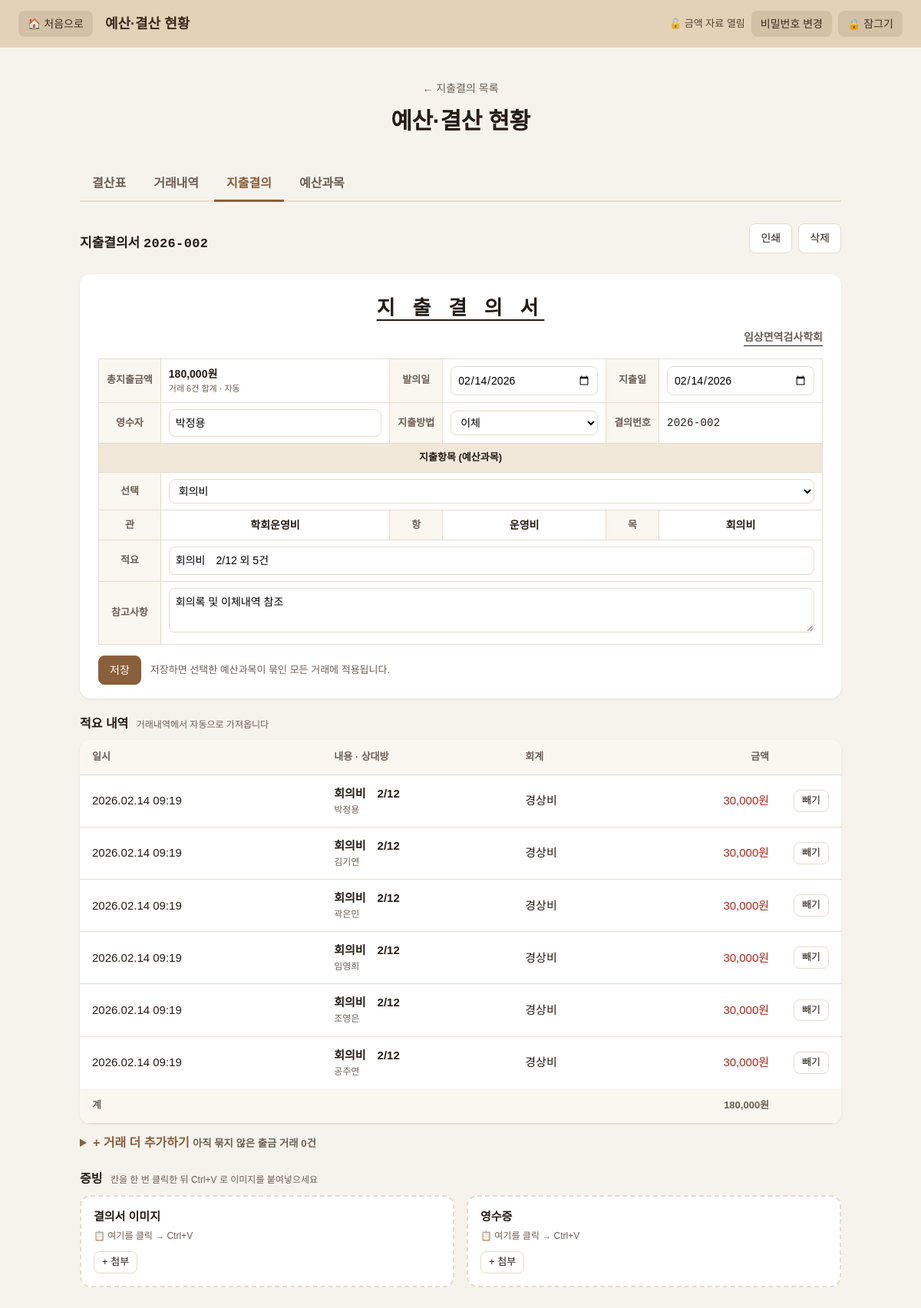
Page /audit/budget/vouchers/2 (signed in) on the committed database.
### tables this page shows
CREATE TABLE vouchers (            -- 지출결의서: 거래 여러 건을 묶는 결의서 한 장
    id          INTEGER PRIMARY KEY AUTOINCREMENT,
    voucher_no  TEXT,                            -- 결의번호 (예: 2026-003)
    title       TEXT NOT NULL,                   -- 적요
    issued_on   TEXT,                            -- 발의일 YYYY-MM-DD
    paid_on     TEXT,                            -- 지출일 YYYY-MM-DD
    receiver    TEXT,                            -- 영수자
    method      TEXT NOT NULL DEFAULT '이체',    -- 지출방법: 이체 / 카드 / 현금
    category_id INTEGER REFERENCES budget_categories(id) ON DELETE SET NULL,
    note        TEXT,                            -- 참고사항
    created_at  TEXT
);

CREATE TABLE budget_categories (  -- 예산과목: 관(1) > 항(2) > 목(3)
    id         INTEGER PRIMARY KEY AUTOINCREMENT,
    parent_id  INTEGER REFERENCES budget_categories(id),
    level      INTEGER NOT NULL,                 -- 1 관 / 2 항 / 3 목
    kind       TEXT NOT NULL,                    -- 수입 / 지출
    name       TEXT NOT NULL,
    sort_order INTEGER NOT NULL DEFAULT 0
);

CREATE TABLE bank_transactions (   -- 은행 엑셀에서 가져온 거래
    id              INTEGER PRIMARY KEY AUTOINCREMENT,
    account_id      INTEGER NOT NULL,            -- 거래가 일어난 통장
    occurred_at     TEXT NOT NULL,               -- YYYY-MM-DDTHH:MM:SS
    counterparty    TEXT,                        -- 보낸분/받는분
    memo_own        TEXT,                        -- 내 통장 표시
    memo            TEXT,
    summary         TEXT,                        -- 적요
    branch          TEXT,
    deposit         INTEGER NOT NULL DEFAULT 0,
    withdrawal      INTEGER NOT NULL DEFAULT 0,
    balance         INTEGER,
    fund_account_id INTEGER,                     -- 결산에서 속하는 회계(통장). 비우면 account_id
    category_id     INTEGER REFERENCES budget_categories(id) ON DELETE SET NULL,
    category_source TEXT,                        -- manual / rule
    is_transfer     INTEGER NOT NULL DEFAULT 0,  -- 통장 간 이체(수입·지출 합계에서 제외)
    note            TEXT,
    dedupe_key      TEXT NOT NULL,
    imported_at     TEXT
);

### routes/vouchers.py (the view)
@bp.route("/audit/budget/vouchers/<int:voucher_id>")
def detail(voucher_id):
    with db() as conn:
        v = _get(conn, voucher_id)
        txs = conn.execute(
            "SELECT t.*, COALESCE(f.alias, a.alias) AS fund_alias FROM voucher_transactions vt "
            "JOIN bank_transactions t ON t.id = vt.transaction_id JOIN accounts a ON a.id = t.account_id "
            "LEFT JOIN accounts f ON f.id = COALESCE(t.fund_account_id, t.account_id) "
            "WHERE vt.voucher_id = ? ORDER BY t.occurred_at, t.id", (voucher_id,)).fetchall()
        categories = _category_list(conn)
        candidates = conn.execute(
            f"SELECT t.* FROM bank_transactions t WHERE {UNBUNDLED} ORDER BY t.occurred_at DESC, t.id DESC LIMIT 80").fetchall()
        files = storage.files_for(conn, tuple(SLOTS.values()), [voucher_id])
        officers = [r["name"] for r in conn.execute("SELECT DISTINCT name FROM officers WHERE kind = '임원' ORDER BY sort_order, id")]
        mixed = len({t["category_id"] for t in txs} - {v["category_id"]}) > 0 and v["category_id"] is not None
    return render_template(
        "voucher_detail.html", page=get_menu("budget"), v=v, txs=txs, total=sum(t["withdrawal"] for t in txs),
        categories=categories, chain=_chain(categories, v["category_id"]), paths={c["id"]: c["path"] for c in categories},
        candidates=candidates, officers=officers, methods=METHODS, mixed=mixed,
        form_files=files.get((FORM_FILE, voucher_id), []), receipt_files=files.get((RECEIPT_FILE, voucher_id), []),
        accept=storage.ACCEPT_ATTR)

### app.py (called while the page is built)
@app.context_processor
def inject_globals():
    return {"app_title": APP_TITLE, "menu": MENU}

### auth.py (called while the page is built)
def _get(key, default=None):
    with db() as conn:
        row = conn.execute("SELECT value FROM settings WHERE key = ?", (key,)).fetchone()
    return row["value"] if row else default

def password_is_set():
    return _get("money_password_hash") is not None

def is_unlocked():
    stamp = session.get("unlocked_at")
    if not stamp or session.get("epoch") != _get("lock_epoch", "0"):
        return False
    return time.time() - stamp < IDLE_SECONDS

@bp.before_app_request
def guard():
    if not request.path.startswith(PROTECTED_PATHS):
        return None
    if is_unlocked():
        session["unlocked_at"] = time.time()    # 사용 중이면 자동 잠금 시간 연장
        return None
    if session.pop("unlocked_at", None):
        flash("일정 시간 사용하지 않아 잠겼습니다. 비밀번호를 다시 입력해 주세요.", "error")
    return redirect(url_for("auth.unlock", next=request.full_path.rstrip("?")))

@bp.app_context_processor
def inject_lock_state():
    return {"unlocked": is_unlocked(), "password_set": password_is_set()}

### menu.py (called while the page is built)
def get_menu(key):
    for item in MENU:
        if item["key"] == key:
            return item
    return None

### models.py (called while the page is built)
def get_db():
    conn = sqlite3.connect(DB_PATH)
    conn.row_factory = sqlite3.Row
    conn.execute("PRAGMA foreign_keys = ON")
    return conn

@contextmanager
def db():
    conn = get_db()
    try:
        yield conn
        conn.commit()
    except Exception:
        conn.rollback()
        raise
    finally:
        conn.close()

### routes/budget.py (called while the page is built)
@bp.app_template_filter("ktx")
def ktx(value):
    try:
        d = datetime.fromisoformat(value)
    except (TypeError, ValueError):
        return value or ""
    return f"{d.year}.{d.month:02d}.{d.day:02d} {d:%H:%M}"

def _category_list(conn):
    rows = conn.execute("SELECT * FROM budget_categories ORDER BY sort_order, id").fetchall()
    children = {}
    for r in rows:
        children.setdefault(r["parent_id"], []).append(r)
    out = []
    def walk(parent_id, trail):
        for r in children.get(parent_id, []):
            path = trail + [r["name"]]
            out.append({"id": r["id"], "name": r["name"], "level": r["level"], "kind": r["kind"],
                        "parent_id": r["parent_id"], "path": " > ".join(path), "depth": r["level"] - 1,
                        "has_children": r["id"] in children})
            walk(r["id"], path)
    walk(None, [])
    return out

### templates/voucher_detail.html (shortened to what this page needs)
{% extends "base.html" %}
{% from "_budget_nav.html" import budget_nav %}
{% from "_files.html" import file_cell, viewer_dialog %}
{% block header_title %}예산·결산 현황{% endblock %}
{% block content %}
{% set next_url = request.full_path.rstrip('?') %}
<section class="intro no-print">
  <a class="back" href="{{ url_for('vouchers.list_view', year=(v.paid_on or '')[:4]) }}">← 지출결의 목록</a>
  <h1>예산·결산 현황</h1>
</section>
<div class="no-print">{{ budget_nav('vouchers') }}</div>
<div class="toolbar no-print">
  <h2 class="section-title">지출결의서 <span class="mono">{{ v.voucher_no }}</span></h2>
  <div class="actions">
    <button type="button" class="btn" onclick="window.print()">인쇄</button>
    <form method="post" action="{{ url_for('vouchers.delete', voucher_id=v.id) }}" data-confirm="결의서 {{ v.voucher_no }}을(를) 삭제할까요? 증빙 파일도 함께 삭제되고, 거래내역은 그대로 남습니다.">
      <button class="btn danger">삭제</button>
    </form>
  </div>
</div>
<form method="post" action="{{ url_for('vouchers.save', voucher_id=v.id) }}" class="voucher-sheet">
  <h2 class="sheet-title">지 출 결 의 서 <small>임상면역검사학회</small></h2>
  <table class="vform">
    <tr>
      <th>총지출금액</th><td class="v-total">{{ total|won }}<small>거래 {{ txs|length }}건 합계 · 자동</small></td>
      <th>발의일</th><td><input type="date" name="issued_on" value="{{ v.issued_on or '' }}"></td>
      <th>지출일</th><td><input type="date" name="paid_on" value="{{ v.paid_on or '' }}" required></td>
    </tr>
    <tr>
      <th>영수자</th><td><input name="receiver" list="receiver-list" value="{{ v.receiver or '' }}" maxlength="40" autocomplete="off">
        <datalist id="receiver-list">{% for n in officers %}<option value="{{ n }}">{% endfor %}</datalist></td>
      <th>지출방법</th><td><select name="method">{% for m in methods %}<option value="{{ m }}" {{ 'selected' if v.method == m }}>{{ m }}</option>{% endfor %}</select></td>
      <th>결의번호</th><td class="mono">{{ v.voucher_no }}</td>
    </tr>
    <tr class="v-section"><th colspan="6">지출항목 (예산과목)</th></tr>
    <tr>
      <th>선택</th>
      <td colspan="5">
        <select name="category_id" aria-label="예산과목">
          {% for kind in ('지출',) %}
          {% for c in categories if c.kind == kind %}<option value="{{ c.id }}" {{ 'selected' if v.category_id == c.id }}>{{ '　' * c.depth }}{{ c.name }}{{ ' ›' if c.has_children }}</option>{% endfor %}
          {% endfor %}
        </select>
      </td>
    </tr>
    <tr class="v-chain"><th>관</th>
      <td>{{ chain.get(1, '–') }}</td><th>항</th><td>{{ chain.get(2, '–') }}</td><th>목</th><td>{{ chain.get(3, '–') }}</td></tr>
    <tr>
      <th>적요</th><td colspan="5"><input name="title" value="{{ v.title }}" maxlength="80" required></td>
    </tr>
    <tr>
      <th>참고사항</th><td colspan="5"><textarea name="note" rows="2" maxlength="500" placeholder="예: 회의록 및 이체내역 참조">{{ v.note or '' }}</textarea></td>
    </tr>
  </table>
  <div class="sheet-actions no-print"><button class="btn primary">저장</button>
    <span class="hint">저장하면 선택한 예산과목이 묶인 모든 거래에 적용됩니다.</span></div>
</form>
<section class="v-block">
  <div class="v-block-head"><h3>적요 내역 <small class="muted">거래내역에서 자동으로 가져옵니다</small></h3></div>
  <div class="table-wrap">
    <table class="table tx-table">
      <thead><tr><th>일시</th><th>내용 · 상대방</th><th>회계</th><th class="num">금액</th><th class="no-print actions-col"></th></tr></thead>
      <tbody>
      {% for t in txs %}
        <tr>
          <td class="nowrap">{{ t.occurred_at|ktx }}</td>
          <td class="tx-main"><strong>{{ t.memo_own or t.summary or '' }}</strong><span class="tx-sub">{{ t.counterparty or '' }}</span></td>
          <td class="nowrap">{{ t.fund_alias }}</td>
          <td class="num minus">{{ t.withdrawal|won }}</td>
          <td class="no-print actions-col">
            <form method="post" action="{{ url_for('vouchers.tx_remove', voucher_id=v.id, tx_id=t.id) }}" data-confirm="이 거래를 결의서에서 뺄까요? (거래 자체는 삭제되지 않습니다)">
              <button class="btn small">빼기</button></form></td>
        </tr>
      {% else %}
        <tr><td colspan="5" class="muted">묶인 거래가 없습니다. 아래에서 거래를 추가하세요.</td></tr>
      {% endfor %}
      </tbody>
      <tfoot><tr><th colspan="3">계</th><th class="num minus">{{ total|won }}</th><th class="no-print"></th></tr></tfoot>
    </table>
  </div>
  <details class="v-add no-print">
    <summary>+ 거래 더 추가하기 <small class="muted">아직 묶지 않은 출금 거래 {{ candidates|length }}{{ '+' if candidates|length >= 80 }}건</small></summary>
  </details>
</section>
<section class="v-block evidence" data-upload-url="{{ url_for('vouchers.upload', voucher_id=v.id) }}">
  <div class="v-block-head"><h3>증빙 <small class="muted">칸을 한 번 클릭한 뒤 Ctrl+V 로 이미지를 붙여넣으세요</small></h3></div>
  <div class="ev-grid">
    <div class="paste-zone" tabindex="0" data-slot="form">
      <h4>결의서 이미지</h4>
      <p class="paste-tip no-print">📋 여기를 클릭 → Ctrl+V</p>
      {{ file_cell('voucher_form-' ~ v.id, form_files, url_for('vouchers.upload', voucher_id=v.id), {'slot': 'form'}, accept, next_url) }}
    </div>
    <div class="paste-zone" tabindex="0" data-slot="receipt">
      <h4>영수증</h4>
      <p class="paste-tip no-print">📋 여기를 클릭 → Ctrl+V</p>
      {{ file_cell('voucher_receipt-' ~ v.id, receipt_files, url_for('vouchers.upload', voucher_id=v.id), {'slot': 'receipt'}, accept, next_url) }}
    </div>
  </div>
</section>
{% endblock %}

### static/style.css (style rules this page uses)
:root { --bg: #f6f2ec; --ink: #241c15; --muted: #6b5f55; --line: #e4dccf; --brand: #8a5f3c; --brand-dark: #6f4b2d; --card: #ffffff; --topbar-bg: #e3d2b8; --topbar-ink: #3d2b1a; }
* { box-sizing: border-box; }
html, body { margin: 0; }
body { background: var(--bg); color: var(--ink); font-family: "Pretendard", "Malgun Gothic", "Apple SD Gothic Neo", "Noto Sans KR", sans-serif; line-height: 1.6; }
a { color: inherit; text-decoration: none; }
.intro { text-align: center; margin-bottom: 36px; }
.intro h1 { margin: 6px 0 4px; font-size: 30px; letter-spacing: -0.01em; }
.back { font-size: 14px; color: var(--muted); }
.toolbar { display: flex; flex-wrap: wrap; align-items: center; justify-content: space-between; gap: 12px; margin-bottom: 16px; }
.actions { display: flex; gap: 8px; flex-wrap: wrap; }
.btn { font: inherit; font-size: 14px; cursor: pointer; background: #fff; color: var(--ink); border: 1px solid var(--line); border-radius: 8px; padding: 7px 14px; }
.btn.primary { background: var(--brand); border-color: var(--brand); color: #fff; }
.btn.small { padding: 3px 10px; font-size: 13px; }
.table-wrap { background: var(--card); border-radius: 14px; overflow-x: auto; box-shadow: 0 1px 3px rgba(36, 28, 21, .08); }
.table { width: 100%; border-collapse: collapse; font-size: 15px; }
.table th, .table td { padding: 12px 16px; text-align: left; border-bottom: 1px solid var(--line); vertical-align: middle; }
.table th { background: #faf6f0; font-size: 13px; color: var(--muted); white-space: nowrap; }
.table tbody tr:last-child td { border-bottom: 0; }
.table .actions-col { width: 1%; white-space: nowrap; text-align: right; }
.table .actions-col form, .table .actions-col button { display: inline-block; }
.table .actions-col form { margin: 0; }
.hint { margin: 0; font-size: 13px; color: var(--muted); font-weight: 400; }
.section-title { margin: 0; font-size: 18px; }
.mono { font-family: ui-monospace, "SFMono-Regular", Consolas, monospace; letter-spacing: .02em; }
.muted { color: var(--muted); }
.minus { color: #b42318; }
.tx-table .num { text-align: right; white-space: nowrap; font-variant-numeric: tabular-nums; }
.tx-table .nowrap { white-space: nowrap; }
.tx-main strong { font-weight: 600; }
.tx-sub { display: block; font-size: 12px; color: var(--muted); }
.section-title { font-size: 17px; margin: 22px 0 10px; }
.voucher-sheet { background: var(--card); border-radius: 14px; padding: 20px 24px 18px; box-shadow: 0 1px 3px rgba(36, 28, 21, .08); margin-bottom: 20px; }
.sheet-title { text-align: center; font-size: 26px; letter-spacing: .3em; margin: 4px 0 16px; text-decoration: underline; text-underline-offset: 6px; }
.sheet-title small { display: block; font-size: 14px; letter-spacing: normal; text-decoration: none; margin-top: 6px; color: var(--muted); text-align: right; }
.vform { width: 100%; border-collapse: collapse; }
.vform th, .vform td { border: 1px solid var(--line); padding: 8px 10px; font-size: 14px; text-align: left; vertical-align: middle; }
.vform th { background: #faf6f0; color: var(--muted); font-size: 13px; width: 1%; white-space: nowrap; text-align: center; }
.vform .v-section th { background: #f1e8da; color: var(--ink); }
.vform .v-chain td { text-align: center; font-weight: 600; }
.vform input, .vform select, .vform textarea { width: 100%; font: inherit; font-size: 14px; padding: 6px 8px; border: 1px solid var(--line); border-radius: 8px; background: #fff; box-sizing: border-box; }
.vform textarea { resize: vertical; }
.v-total { font-size: 18px; font-weight: 700; }
.v-total small { display: block; font-size: 11px; font-weight: 400; color: var(--muted); }
.sheet-actions { display: flex; align-items: center; gap: 12px; margin-top: 14px; }
.v-block { margin-bottom: 22px; }
.v-block-head h3 { margin: 0 0 8px; font-size: 16px; }
.v-block-head h3 small { font-weight: 400; font-size: 12px; margin-left: 6px; }
.tx-table tfoot th { background: #faf6f0; text-align: left; }
.tx-table tfoot th.num { text-align: right; }
.v-add { margin-top: 12px; }
.v-add summary { cursor: pointer; font-weight: 600; color: var(--brand); }
.ev-grid { display: grid; grid-template-columns: repeat(auto-fit, minmax(300px, 1fr)); gap: 16px; }
.paste-zone { background: var(--card); border: 2px dashed var(--line); border-radius: 14px; padding: 14px 16px; min-height: 120px; outline: none; }
.paste-zone h4 { margin: 0 0 4px; font-size: 15px; }
.paste-tip { margin: 0 0 10px; font-size: 12px; color: var(--muted); }

### rows in the picture
vouchers: voucher_no "2026-002", issued_on "02/14/2026", paid_on "02/14/2026", receiver "박정용", title "회의비 2/12 외 5건", note "회의록 및 이체내역 참조"
budget_categories: get "학회운영비"
budget_categories: get "운영비"
budget_categories: get "회의비"
bank_transactions: occurred_at|ktx "2026.02.14 09:19", memo_own "회의비 2/12", counterparty "박정용", fund_alias "경상비", withdrawal|won "30,000원"
bank_transactions: occurred_at|ktx "2026.02.14 09:19", memo_own "회의비 2/12", counterparty "김기연", fund_alias "경상비", withdrawal|won "30,000원"
bank_transactions: occurred_at|ktx "2026.02.14 09:19", memo_own "회의비 2/12", counterparty "곽은민", fund_alias "경상비", withdrawal|won "30,000원"
bank_transactions: occurred_at|ktx "2026.02.14 09:19", memo_own "회의비 2/12", counterparty "임영희", fund_alias "경상비", withdrawal|won "30,000원"
bank_transactions: occurred_at|ktx "2026.02.14 09:19", memo_own "회의비 2/12", counterparty "조영은", fund_alias "경상비", withdrawal|won "30,000원"
bank_transactions: occurred_at|ktx "2026.02.14 09:19", memo_own "회의비 2/12", counterparty "공주연", fund_alias "경상비", withdrawal|won "30,000원"

### other values in the picture
{{ total|won }} "180,000원"
{{ txs|length }} "6"
{{ candidates|length }} "0"
form field method "이체"
form field category_id "회의비"
